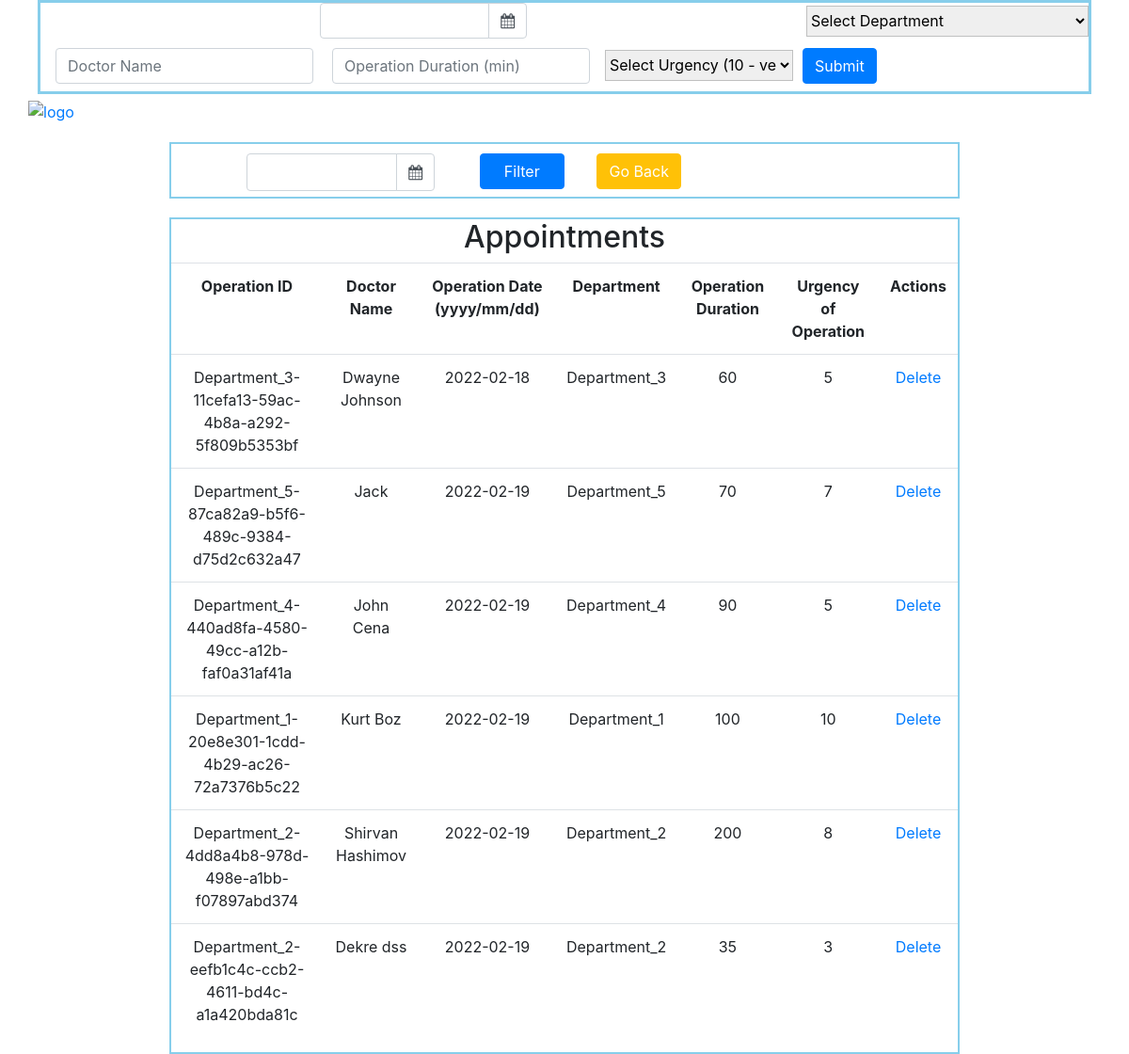
The page / on the database its author committed.
### app.py (models this page shows)
class User_Entries(db.Model):
    id = db.Column(db.String(200), primary_key=True)
    doctor = db.Column(db.String(200), nullable= False)
    operation_date = db.Column(db.DateTime, nullable=False)
    department_name = db.Column(db.String(200), nullable=False)
    operation_duration  = db.Column(db.Integer, nullable= False)
    operation_urgency = db.Column(db.Integer, nullable=False)

### app.py (the view)
@app.route('/', methods=['POST', 'GET'])
def index():
    if request.method == 'POST':
        if request.form['submit_btn'] == 'submit_form':
            op_date = request.form['op_date']
            dep_name = request.form['dep_name']
            doctor_name = request.form['doctor_name']
            op_duration = request.form['op_duration']
            op_urgency = request.form['op_urgency']
            new_user_entry = User_Entries(
                            id=str(dep_name + '-' + str(uuid.uuid4())),
                            doctor=doctor_name,
                            operation_date=datetime.strptime(op_date, '%m/%d/%Y').date(),
                            department_name=dep_name,
                            operation_duration=int(op_duration),
                            operation_urgency=int(op_urgency)
                            )
            op_date_formatted = datetime.strptime(request.form['op_date'], '%m/%d/%Y')
            print(op_date_formatted)
            departments_info = Department_Info.query.filter(Department_Info.date==op_date_formatted).all()
            operation_rooms_info = Operation_rooms_Info.query.filter(Operation_rooms_Info.date==op_date_formatted).all()
            if len(departments_info)!=0 and len(operation_rooms_info)!=0:
                try:
                    db.session.add(new_user_entry)
                    db.session.commit()
                    user_entries = User_Entries.query.filter(User_Entries.operation_date==op_date_formatted).all()
                    possible_to_add = Solve_Problem(user_entries, departments_info, operation_rooms_info)
                    if possible_to_add.get_ops(op_date_formatted) != 'possible':
                        user_entry_to_delete = User_Entries.query.get_or_404(new_user_entry.id)
                        try:
                            db.session.delete(user_entry_to_delete)
                            db.session.commit()
                        except:
                            return 'There was a problem deleting that'
                        return render_template('alert.html')
                    else:
                        entries_to_delete = User_Entries.query.filter(User_Entries.operation_date==op_date_formatted).all()
                        try:
                            db.session.delete(entries_to_delete)
                            db.session.commit()
                        except:
                            return 'There was a problem deleting user entries'
                        updated_user_entries = Solve_Problem.get_ops(op_date_formatted)
                        try:
                            db.session.add(updated_user_entries)
                            db.session.commit()
                        except:
                            return 'There was a problem adding updated user entries'
                        return redirect('/')
                except:
                    print('There was an issue adding new user entry')
                    raise
            else:
                return render_template('alert2.html')
        elif request.form['submit_btn'] == 'filter':
            filtered_date = datetime.strptime(request.form['filter_date'], '%m/%d/%Y')
            print(filtered_date)
            filtered_entries = User_Entries.query.filter(User_Entries.operation_date==filtered_date).all()
            print(f'filtered entries:{filtered_entries}')
            return render_template('index.html', tasks=filtered_entries)
    else:
        entries = User_Entries.query.order_by(User_Entries.operation_date).all()
        return render_template('index.html', tasks=entries)

### templates/index.html (shortened to what this page needs)
<!DOCTYPE html>
<html lang="en">
<head>
    <link rel="stylesheet" href="{{ url_for('static', filename='css/styles.css') }}">
    <link rel="stylesheet" href="https://maxcdn.bootstrapcdn.com/bootstrap/4.0.0/css/bootstrap.min.css">
    <link rel="stylesheet" href="https://cdnjs.cloudflare.com/ajax/libs/bootstrap-datepicker/1.9.0/css/bootstrap-datepicker.min.css">
    <link rel="stylesheet" href="https://cdnjs.cloudflare.com/ajax/libs/font-awesome/4.7.0/css/font-awesome.min.css">
</head>
<body>
    <div class="user_input">
        <form action='/' class="form-inline" method="post">
                <div class="input-group date" id="datepicker">
                    <input type="text" class="form-control" id='date_input' name='op_date' required/>
                    <span class="input-group-append">
                        <span class="input-group-text bg-white">
                            <i class="fa fa-calendar"></i>
                        </span>
                    </span>
                </div>
            <div class="dropdown_select" name='dropdown_select'>
                <select id="list" name='dep_name' onchange="getSelectValue();" required>
                    <option value="" disabled selected>Select Department</option>
                </select>
            </div>
            <div class="form-group mx-sm-3 mb-2" name='dur_and_cap'>
                <input type="text" class="form-control" name='doctor_name' id="doctor_name" placeholder="Doctor Name" required>
                <input type="number" min="0" class="form-control" name='op_duration' id="op_duration" placeholder="Operation Duration (min)" required>
            </div>
            <div class="dropdown_select2" name='dropdown_select2'>
                <select id="list2" name='op_urgency' onchange="getSelectValue2();" required>
                    <option value="" disabled selected>Select Urgency (10 - very urgent)</option>
                </select>
            </div>
            <button type="submit" class="btn btn-primary mb-2" name="submit_btn" value="submit_form">Submit</button>
        </form>
    </div>
    <div class="image">
        <a href="/">
            <img src="http://www.clipartsuggest.com/images/633/red-medical-symbol-9MqeBw-clipart.jpeg" alt="logo">
        </a>
    </div>
    <div class="filter">
        <form action="/" method="post">
            <div class="input-group date" id="datepicker2">
                <input type="text" class="form-control" id='date_input2' name='filter_date' required/>
                <span class="input-group-append" id="filter_span">
                    <span class="input-group-text bg-white" >
                        <i class="fa fa-calendar"></i>
                    </span>
                </span>
            </div>
            <div class="filter_and_home_btns">
                <button type="submit" class="btn btn-primary mb-2" name="submit_btn" value="filter" id="filter_btn">Filter</button>
                <button type="button" class="btn btn-warning mb-2" id="home_btn" onclick="history.back()"><a href="javascript:history.back()">Go Back</a></button>
            </div>
        </form>
    </div>
    <div class="Table_content">
        <table class="table">
            <thead><h2>Appointments</h2></thead>
            <tbody class="table_body">
                <tr>
                    <th>Operation ID</th>
                    <th>Doctor Name</th>
                    <th>Operation Date (yyyy/mm/dd)</th>
                    <th>Department</th>
                    <th>Operation Duration</th>
                    <th>Urgency of Operation</th>
                    <th>Actions</th>
                </tr>
                {% for task in tasks: %}
                    <tr>
                        <td>{{task.id}}</td>
                        <td>{{task.doctor}}</td>
                        <td>{{task.operation_date.date()}}</td>
                        <td>{{task.department_name}}</td>
                        <td>{{task.operation_duration}}</td>
                        <td>{{task.operation_urgency}}</td>
                        <td>
                            <a href="/delete/{{task.id}}">Delete</a>
                        </td>
                    </tr>
                {% endfor %}
            </tbody>
        </table>
    </div>
</body>
</html>

### static/css/styles.css (style rules this page uses)
* { padding: 0; margin: 0; box-sizing: border-box; }
body { font-family: Verdana, Geneva, Tahoma, sans-serif; text-align: center; background-color: #eeeeee; }
.user_input { margin-left: 40px; margin-right: 40px; border: 3px solid skyblue; }
.Table_content { border: 2px solid skyblue; width: 70%; text-align: center; margin: auto; margin-top: 20px; }
.table { text-align: center; }
.form-inline { margin: auto; }
#datepicker { width: 200px; margin: auto; }
#list { width: 300px; margin-left: 0; }
#list2 { width: 200px; margin: auto; }
select { width: 300px; height: 33px; border: 1px solid rgb(191, 192, 192); }
.form-group { margin: auto; }
.btn { margin: 10px; margin-right: 20px; }
#datepicker { width: 220px; margin: auto; }
#datepicker2 { width: 300px; margin: auto; }
#date_input2 { margin-left: 80px; margin-top: 10px; height: 40px; }
#filter_span { margin-right: 20px; margin-top: 10px; height: 40px; }
#filter_btn { width: 90px; }
#home_btn { width: 90px; }
#op_duration { margin-left: 20px; }
button a { color:white; }
.filter { border: 2px solid skyblue; width: 70%; text-align: center; margin: auto; margin-top: 20px; overflow: hidden; }
.filter_and_home_btns { margin-left: 50px; width: 280px; overflow: hidden; }
.filter form .input-group { margin: auto; text-align: center; width: 50vp; float:left; }
.image { width: 100px; margin: auto; margin-left: 10px; text-align: left; margin-top: 5px; }
img { margin-left: 20px; width: 50px; height: 30px; }

### rows shown on the page
User_Entries: id "Department_3-11cefa13-59ac-4b8a-a292-5f809b5353bf", doctor "Dwayne Johnson", operation_date "2022-02-18", department_name "Department_3", operation_duration "60", operation_urgency "5"
User_Entries: id "Department_5-87ca82a9-b5f6-489c-9384-d75d2c632a47", doctor "Jack", operation_date "2022-02-19", department_name "Department_5", operation_duration "70", operation_urgency "7"
User_Entries: id "Department_4-440ad8fa-4580-49cc-a12b-faf0a31af41a", doctor "John Cena", operation_date "2022-02-19", department_name "Department_4", operation_duration "90", operation_urgency "5"
User_Entries: id "Department_1-20e8e301-1cdd-4b29-ac26-72a7376b5c22", doctor "Kurt Boz", operation_date "2022-02-19", department_name "Department_1", operation_duration "100", operation_urgency "10"
User_Entries: id "Department_2-4dd8a4b8-978d-498e-a1bb-f07897abd374", doctor "Shirvan Hashimov", operation_date "2022-02-19", department_name "Department_2", operation_duration "200", operation_urgency "8"
User_Entries: id "Department_2-eefb1c4c-ccb2-4611-bd4c-a1a420bda81c", doctor "Dekre dss", operation_date "2022-02-19", department_name "Department_2", operation_duration "35", operation_urgency "3"
